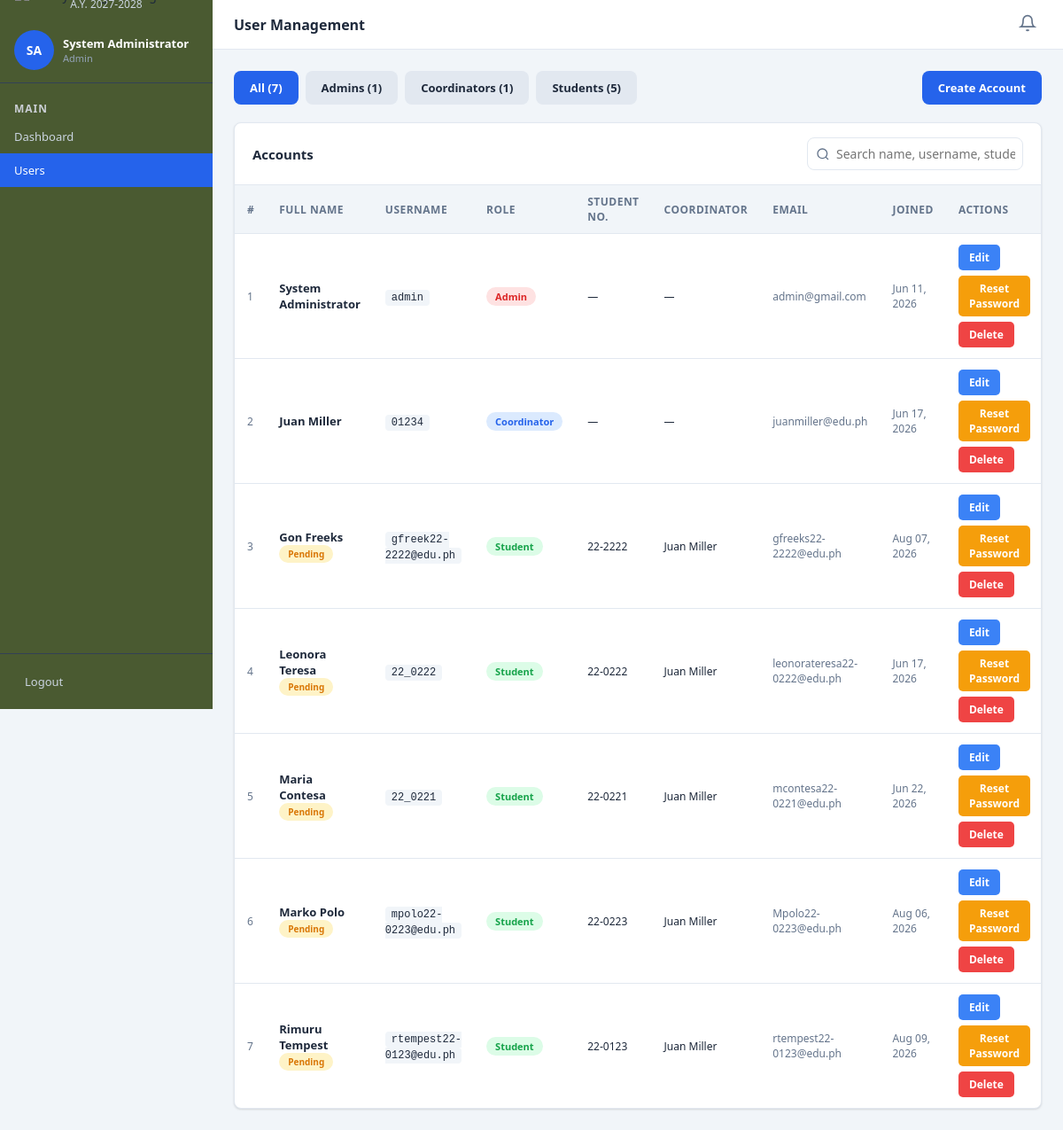
The page /admin_users.php (signed in) on the database its author committed.
### tables this page shows
CREATE TABLE `users` (
  `id` int(11) NOT NULL,
  `username` varchar(50) NOT NULL,
  `password` varchar(255) NOT NULL,
  `role` enum('admin','coordinator','student') NOT NULL,
  `full_name` varchar(100) NOT NULL,
  `email` varchar(100) DEFAULT '',
  `created_at` timestamp NOT NULL DEFAULT current_timestamp()
);

CREATE TABLE `students` (
  `id` int(11) NOT NULL,
  `user_id` int(11) NOT NULL,
  `student_number` varchar(20) NOT NULL,
  `course` varchar(100) DEFAULT '',
  `section` varchar(20) DEFAULT '',
  `company_name` varchar(150) DEFAULT '',
  `company_id` int(11) DEFAULT NULL,
  `supervisor_id` int(11) DEFAULT NULL,
  `coordinator_id` int(11) DEFAULT NULL,
  `required_hours` decimal(10,2) NOT NULL DEFAULT 600.00,
  `weekly_required_hours` decimal(10,2) NOT NULL DEFAULT 40.00,
  `deployment_date` date DEFAULT NULL,
  `pre_deployment_deadline` date DEFAULT NULL,
  `status` enum('pending','deployed','completed') DEFAULT 'pending'
);

### admin_users.php (the view, shortened to what this page needs)
<?php
require_once 'sidebar.php';
$admin_uid = (int)$_SESSION['user_id'];
$role_filter = $_GET['role'] ?? 'all';
$w = $role_filter !== 'all' ? "WHERE u.role='" . $conn->real_escape_string($role_filter) . "'" : "";
$users = $conn->query("
    SELECT u.*,
        s.student_number, s.course, s.section, s.status AS stu_status, s.id AS student_row_id,
        c.full_name AS coor_name, c.id AS coor_id
    FROM users u
    LEFT JOIN students s ON s.user_id = u.id
    LEFT JOIN users c    ON s.coordinator_id = c.id
    $w
    ORDER BY u.role ASC, u.full_name ASC
");
$user_list = [];
if ($users) while ($r = $users->fetch_assoc()) $user_list[] = $r;
$cnt_admin = $conn->query("SELECT COUNT(*) c FROM users WHERE role='admin'")->fetch_assoc()['c'];
$cnt_coor  = $conn->query("SELECT COUNT(*) c FROM users WHERE role='coordinator'")->fetch_assoc()['c'];
$cnt_stu   = $conn->query("SELECT COUNT(*) c FROM users WHERE role='student'")->fetch_assoc()['c'];
?>
<!DOCTYPE html>
<html lang="en">
<head>
<link rel="stylesheet" href="style.css">
</head>
<body>
<div class="wrapper">
<div class="main-content">
<div class="page-content">
<div class="flex-between mb-20" style="flex-wrap:wrap;gap:12px;">
    <div style="display:flex;gap:8px;flex-wrap:wrap;">
        <a href="?role=all"         class="btn <?= $role_filter==='all'?'btn-primary':'btn-secondary' ?>">All (<?= $cnt_admin+$cnt_coor+$cnt_stu ?>)</a>
        <a href="?role=admin"       class="btn <?= $role_filter==='admin'?'btn-primary':'btn-secondary' ?>">Admins (<?= $cnt_admin ?>)</a>
        <a href="?role=coordinator" class="btn <?= $role_filter==='coordinator'?'btn-primary':'btn-secondary' ?>">Coordinators (<?= $cnt_coor ?>)</a>
        <a href="?role=student"     class="btn <?= $role_filter==='student'?'btn-primary':'btn-secondary' ?>">Students (<?= $cnt_stu ?>)</a>
    </div>
    <button class="btn btn-primary" onclick="openModal('addUserModal')">
        <?= svgIcon('plus') ?> Create Account
    </button>
</div>
<div class="card">
    <div class="card-header">
        <h3>Accounts</h3>
        <div class="search-wrap">
            <svg viewBox="0 0 24 24" fill="none" stroke="currentColor" stroke-width="2">
                <circle cx="11" cy="11" r="8"/><line x1="21" y1="21" x2="16.65" y2="16.65"/>
            </svg>
            <input type="text" id="userSearch" placeholder="Search name, username, student no…"
                style="padding:8px 8px 8px 32px;border:1px solid var(--border);border-radius:var(--radius);min-width:220px;">
        </div>
    </div>
    <div class="table-wrap">
        <table id="userTable">
            <thead>
                <tr>
                    <th>#</th>
                    <th>Full Name</th>
                    <th>Username</th>
                    <th>Role</th>
                    <th>Student No.</th>
                    <th>Coordinator</th>
                    <th>Email</th>
                    <th>Joined</th>
                    <th>Actions</th>
                </tr>
            </thead>
            <tbody>
            <?php if (empty($user_list)): ?>
            <tr><td colspan="9" class="text-center text-muted" style="padding:32px;">No users found.</td></tr>
            <?php else: ?>
            <?php foreach ($user_list as $i => $u): ?>
            <tr>
                <td class="text-muted text-sm"><?= $i+1 ?></td>
                <td>
                    <div class="font-bold"><?= htmlspecialchars($u['full_name']) ?></div>
                    <?php if ($u['stu_status']): ?>
                    <span class="badge badge-<?= $u['stu_status'] ?>" style="font-size:10px;"><?= ucfirst($u['stu_status']) ?></span>
                    <?php endif; ?>
                </td>
                <td>
                    <code style="background:var(--bg);padding:2px 7px;border-radius:4px;font-size:12px;">
                        <?= htmlspecialchars($u['username']) ?>
                    </code>
                </td>
                <td>
                    <span class="badge role-badge-<?= $u['role'] ?>"><?= ucfirst($u['role']) ?></span>
                </td>
                <td class="text-sm"><?= htmlspecialchars($u['student_number'] ?? '—') ?></td>
                <td class="text-sm"><?= htmlspecialchars($u['coor_name'] ?? '—') ?></td>
                <td class="text-sm text-muted"><?= htmlspecialchars($u['email'] ?? '—') ?></td>
                <td class="text-sm text-muted"><?= date('M d, Y', strtotime($u['created_at'])) ?></td>
                <td>
                    <div style="display:flex;gap:6px;flex-wrap:wrap;">
                        <button
                            class="btn btn-sm"
                            style="background:#3b82f6;color:#fff;border:none;padding:6px 12px;border-radius:5px;font-weight:600;cursor:pointer;"
                            onclick="openEditUser(<?= htmlspecialchars(json_encode($u)) ?>)"
                            title="Edit User">
                            Edit
                        </button>
                        <button
                            class="btn btn-sm"
                            style="background:#f59e0b;color:#fff;border:none;padding:6px 12px;border-radius:5px;font-weight:600;cursor:pointer;"
                            onclick="openResetPw(
                                <?= $u['id'] ?>,
                                '<?= htmlspecialchars(addslashes($u['username'])) ?>',
                                '<?= htmlspecialchars(addslashes($u['full_name'])) ?>'
                            )"
                            title="Reset Password">
                            Reset Password
                        </button>
                        <?php if ($u['id'] !== $admin_uid): ?>
                        <form method="POST"
                            style="display:inline;"
                            onsubmit="return confirm('Delete <?= htmlspecialchars(addslashes($u['full_name'])) ?>? This cannot be undone.')">
                            <button
                                type="submit"
                                name="delete_user"
                                class="btn btn-sm"
                                style="background:#ef4444;color:#fff;border:none;padding:6px 12px;border-radius:5px;font-weight:600;cursor:pointer;"
                                title="Delete User">
                                Delete
                            </button>
                        </form>
                        <?php endif; ?>
                    </div>
                </td>
            </tr>
            <?php endforeach; endif; ?>
            </tbody>
        </table>
    </div>
</div>
</div>
</div>
</div>
</body>
</html>

### style.css (style rules this page uses)
*, *::before, *::after { box-sizing: border-box; margin: 0; padding: 0; }
:root { --primary: #2563eb; --primary-dark: #1d4ed8; --primary-light: #dbeafe; --secondary: #64748b; --success: #16a34a; --success-light: #dcfce7; --warning: #d97706; --warning-light: #fef3c7; --danger: #dc2626; --danger-light: #fee2e2; --info: #0891b2; --info-light: #cffafe; --bg: #f1f5f9; --sidebar-bg: #4A5A31; --sidebar-bg2: #4A5A31; --sidebar-text: #cbd5e1; --sidebar-hover: rgba(255,255,255,0.12); --sidebar-active: #3b82f6; --card-bg: #ffffff; --border: #e2e8f0; --text-main: #1e293b; --text-muted: #64748b; --shadow: 0 1px 3px rgba(0,0,0,.08), 0 1px 2px rgba(0,0,0,.06); --shadow-md: 0 4px 6px -1px rgba(0,0,0,.1), 0 2px 4px -1px rgba(0,0,0,.06); --radius: 8px; --sidebar-width: 240px; }
body { font-family: 'Segoe UI', sans-serif; background: var(--bg); color: var(--text-main); font-size: 14px; }
a { text-decoration: none; color: inherit; }
input, select, textarea, button { font-family: inherit; font-size: 14px; }
.btn { display: inline-flex; align-items: center; gap: 6px; padding: 10px 18px; border-radius: var(--radius); border: none; cursor: pointer; font-weight: 600; font-size: 13px; transition: all .2s; }
.btn-primary { background: var(--primary); color: #fff; }
.btn-secondary { background: var(--border); color: var(--text-main); }
.btn-sm { padding: 6px 12px; font-size: 12px; }
.wrapper { display: flex; min-height: 100vh; }
.main-content { margin-left: var(--sidebar-width); width: calc(100% - var(--sidebar-width)); min-height:100vh; display:flex; flex-direction:column; flex:1; }
.page-content { padding: 24px; flex: 1; }
.card { background: var(--card-bg); border-radius: var(--radius); border: 1px solid var(--border); box-shadow: var(--shadow); }
.card-header { padding: 16px 20px; border-bottom: 1px solid var(--border); display: flex; align-items: center; justify-content: space-between; }
.card-header h3 { font-size: 15px; font-weight: 700; }
.table-wrap { overflow-x: auto; }
table { width: 100%; border-collapse: collapse; }
th { background: var(--bg); padding: 10px 14px; text-align: left; font-size: 12px; font-weight: 700; color: var(--text-muted); text-transform: uppercase; letter-spacing: .04em; border-bottom: 1px solid var(--border); }
td { padding: 12px 14px; border-bottom: 1px solid var(--border); font-size: 13px; vertical-align: middle; }
tr:last-child td { border-bottom: none; }
.badge { display: inline-flex; align-items: center; padding: 3px 10px; border-radius: 99px; font-size: 11px; font-weight: 700; }
.badge-pending { background: var(--warning-light); color: var(--warning); }
.mb-20 { margin-bottom: 20px; }
.flex-between { display: flex; justify-content: space-between; align-items: center; }
.text-muted { color: var(--text-muted); }
.text-sm { font-size: 12px; }
.font-bold { font-weight: 700; }
.search-wrap { position: relative; }
.search-wrap input { padding-left: 34px; }
.search-wrap svg { position: absolute; left: 10px; top: 50%; transform: translateY(-50%); width: 16px; height: 16px; color: var(--text-muted); }

### admin_users.php (style rules this page uses)
.role-badge-admin { background:#fee2e2; color:#dc2626; }
.role-badge-coordinator { background:#dbeafe; color:#2563eb; }
.role-badge-student { background:#dcfce7; color:#16a34a; }

### rows shown on the page
users: full_name "System Administrator", username "admin", role "Admin", student_number "—", coor_name "—", email "admin@gmail.com", created_at "Jun 11, 2026"
users: full_name "Juan Miller", username "01234", role "Coordinator", student_number "—", coor_name "—", email "juanmiller@edu.ph", created_at "Jun 17, 2026"
students: user.full_name "Gon Freeks", status "Pending", user.username "gfreek22-2222@edu.ph", user.role "Student", student_number "22-2222", coordinator.full_name "Juan Miller", user.email "gfreeks22-2222@edu.ph", user.created_at "Aug 07, 2026"
students: user.full_name "Leonora Teresa", status "Pending", user.username "22_0222", user.role "Student", student_number "22-0222", coordinator.full_name "Juan Miller", user.email "leonorateresa22-0222@edu.ph", user.created_at "Jun 17, 2026"
students: user.full_name "Maria Contesa", status "Pending", user.username "22_0221", user.role "Student", student_number "22-0221", coordinator.full_name "Juan Miller", user.email "mcontesa22-0221@edu.ph", user.created_at "Jun 22, 2026"
students: user.full_name "Marko Polo", status "Pending", user.username "mpolo22-0223@edu.ph", user.role "Student", student_number "22-0223", coordinator.full_name "Juan Miller", user.email "Mpolo22-0223@edu.ph", user.created_at "Aug 06, 2026"
students: user.full_name "Rimuru Tempest", status "Pending", user.username "rtempest22-0123@edu.ph", user.role "Student", student_number "22-0123", coordinator.full_name "Juan Miller", user.email "rtempest22-0123@edu.ph", user.created_at "Aug 09, 2026"

### other values the page prints
$initials "SA"
$name "System Administrator"
$role "Admin"
$title "User Management"
$cnt_admin+$cnt_coor+$cnt_stu "7"
$cnt_admin "1"
$cnt_coor "1"
$cnt_stu "5"
